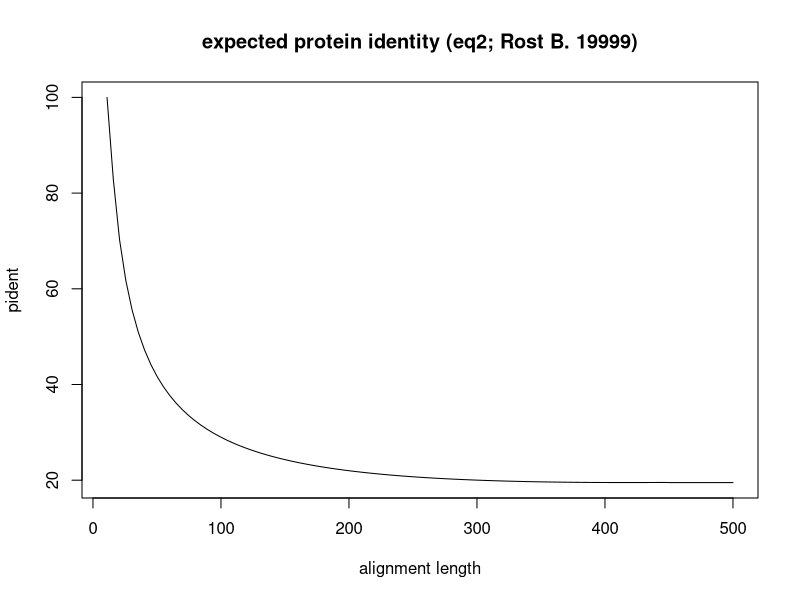

Recreate this plot in R.
## ----setup, include = FALSE---------------------------------------------------
knitr::opts_chunk$set(
  collapse = TRUE,
  comment = "#>"
)

## -----------------------------------------------------------------------------
#plot expected pident by alignment length using eq2 from Rost (1999)
get_pident_by_length <- function(x){
  eq2 <- function(L){
    if(L <= 11){return(100)}
    if(L <= 450){return(480*(L^(-0.32*(1+(exp(-L/1000))))))}
    if(L > 450){return(19.5)}
  }
  return(unlist(lapply(x, eq2)))
}
curve(get_pident_by_length, 11, 500, pch = 20, xlab = "alignment length", ylab = "pident",
      main = "expected protein identity (eq2; Rost B. 19999)")

